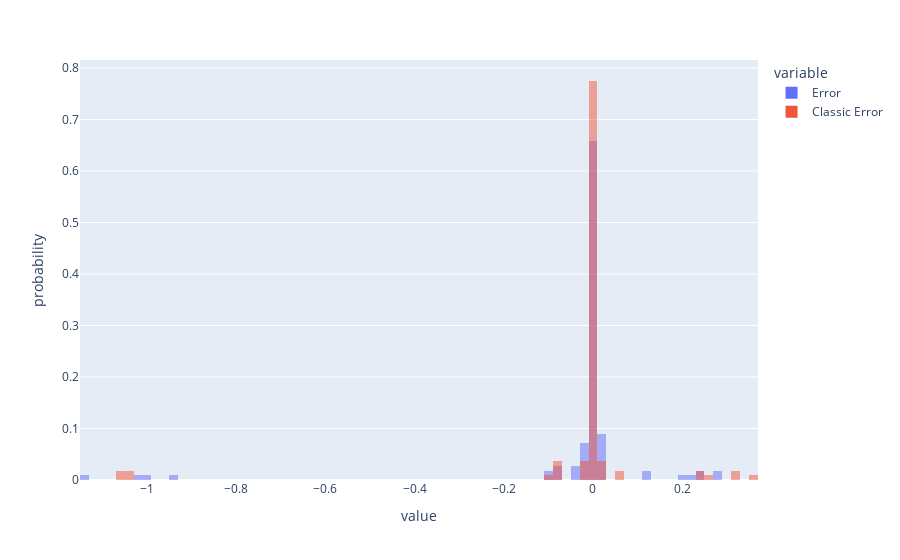

The code cell stored with this chart in its notebook:
### Code cell
timestep = -1
df ={
    "Error": np.real(qasm_result.cfaulties[timestep]-qasm_result.coriginal[timestep]*qasm_result.betas[timestep]),
    "Classic Error": np.real(classic_result.cfaulties[timestep]-classic_result.coriginal[timestep]*classic_result.betas[timestep]),
     }
# df["Error"] = df["Error"][np.abs(df["Error"])>1e-4]
# df["Classic Error"] = df["Classic Error"][np.abs(df["Classic Error"])>1e-4]

px.histogram(df,x=["Error","Classic Error"],nbins=100,barmode='overlay',histnorm="probability")

### Figure 1 — Plotly figure (JSON) as saved in the notebook; plotly's stock layout.template omitted (floating-point values rounded to 4 significant figures)
{"data": [{"alignmentgroup": "True", "bingroup": "x", "histnorm": "probability", "hovertemplate": "variable=Error<br>value=%{x}<br>probability=%{y}<extra></extra>", "legendgroup": "Error", "marker": {"color": "#636efa", "opacity": 0.5, "pattern": {"shape": ""}}, "name": "Error", "nbinsx": 100, "offsetgroup": "Error", "orientation": "v", "showlegend": true, "type": "histogram", "x": [-0.006032, -0.0315, -0.07661, -0.1024, 0, 0, 0, 0, -1.142, -1.011, -0.9465, -1.006, 0.2005, 0.2366, 0.2854, 0, 0, 0, -0.002828, 0.007816, 0.01118, 0, 0, 0, -0.07417, -0.07717, -0.09279, 0, 0, 0, 0.02458, 0.1281, 0.1173, 0, 0, 0, 0.2187, 0.2879, 0.2424, 0.002525, 0.004555, -0.01025, -0.007291, 0, 0, 0.004186, 0.005193, 0, 0, 0, 0, 0.002792, 0.002937, 0, 0, -0.0004797, 0.001492, -0.01632, -0.01731, 0, 0, 0.0007665, -0.0004676, 0, 0, 0, 0, 0.009084, 0.008192, 0, 0, -0.0009219, -0.001451, -0.0003697, -0.001805, 0, 0, 0.006621, 0.009171, 0, 0, 0, 0, 0.01936, 0.01876, 0, 0, 0.01303, 0.01472, -0.01862, -0.02894, 0, 0, -0.01675, -0.01402, 0, 0, 0, 0, 0.01592, 0.02737, 0, 0, 0.02867, 0.02687, -0.003435, -0.01292, 0, 0, -0.03925, -0.03886], "xaxis": "x", "yaxis": "y"}, {"alignmentgroup": "True", "bingroup": "x", "histnorm": "probability", "hovertemplate": "variable=Classic Error<br>value=%{x}<br>probability=%{y}<extra></extra>", "legendgroup": "Classic Error", "marker": {"color": "#EF553B", "opacity": 0.5, "pattern": {"shape": ""}}, "name": "Classic Error", "nbinsx": 100, "offsetgroup": "Classic Error", "orientation": "v", "showlegend": true, "type": "histogram", "x": [-6.99e-16, -1.318e-16, 2.381e-16, -5.943e-16, 0, 0, 0, 0, -1.048, -1.064, -1.068, -1.046, 0.2394, 0.2682, 0.2392, 0, 0, 0, 2.179e-17, -5.659e-17, -1.084e-16, 0, 0, 0, -0.08571, -0.09548, -0.08562, 0, 0, 0, -3.928e-17, -1.955e-16, 5.244e-16, 0, 0, 0, 0.327, 0.3634, 0.3251, 0.004771, 0.004752, 6.973e-17, 6.056e-17, 0, 0, 0.005436, 0.005482, 0, 0, 0, 0, -1.315e-16, -1.525e-16, 0, 0, -3.884e-16, 6.572e-17, -0.02835, -0.02781, 0, 0, 2.533e-16, 7.469e-17, 0, 0, 0, 0, -2.024e-16, -2.505e-17, 0, 0, -0.001564, -0.001592, 9.878e-17, -4.271e-17, 0, 0, 0.00924, 0.009202, 0, 0, 0, 0, 0.02786, 0.02783, 0, 0, -1.307e-16, -6.647e-17, -0.0281, -0.0282, 0, 0, 1.03e-16, -4.233e-17, 0, 0, 0, 0, 0.02835, 0.02747, 0, 0, 0.05676, 0.05314, -8.594e-17, 1.252e-16, 0, 0, -0.07503, -0.07021], "xaxis": "x", "yaxis": "y"}], "layout": {"barmode": "overlay", "legend": {"title": {"text": "variable"}, "tracegroupgap": 0}, "margin": {"t": 60}, "xaxis": {"anchor": "y", "domain": [0, 1], "title": {"text": "value"}}, "yaxis": {"anchor": "x", "domain": [0, 1], "title": {"text": "probability"}}}}
